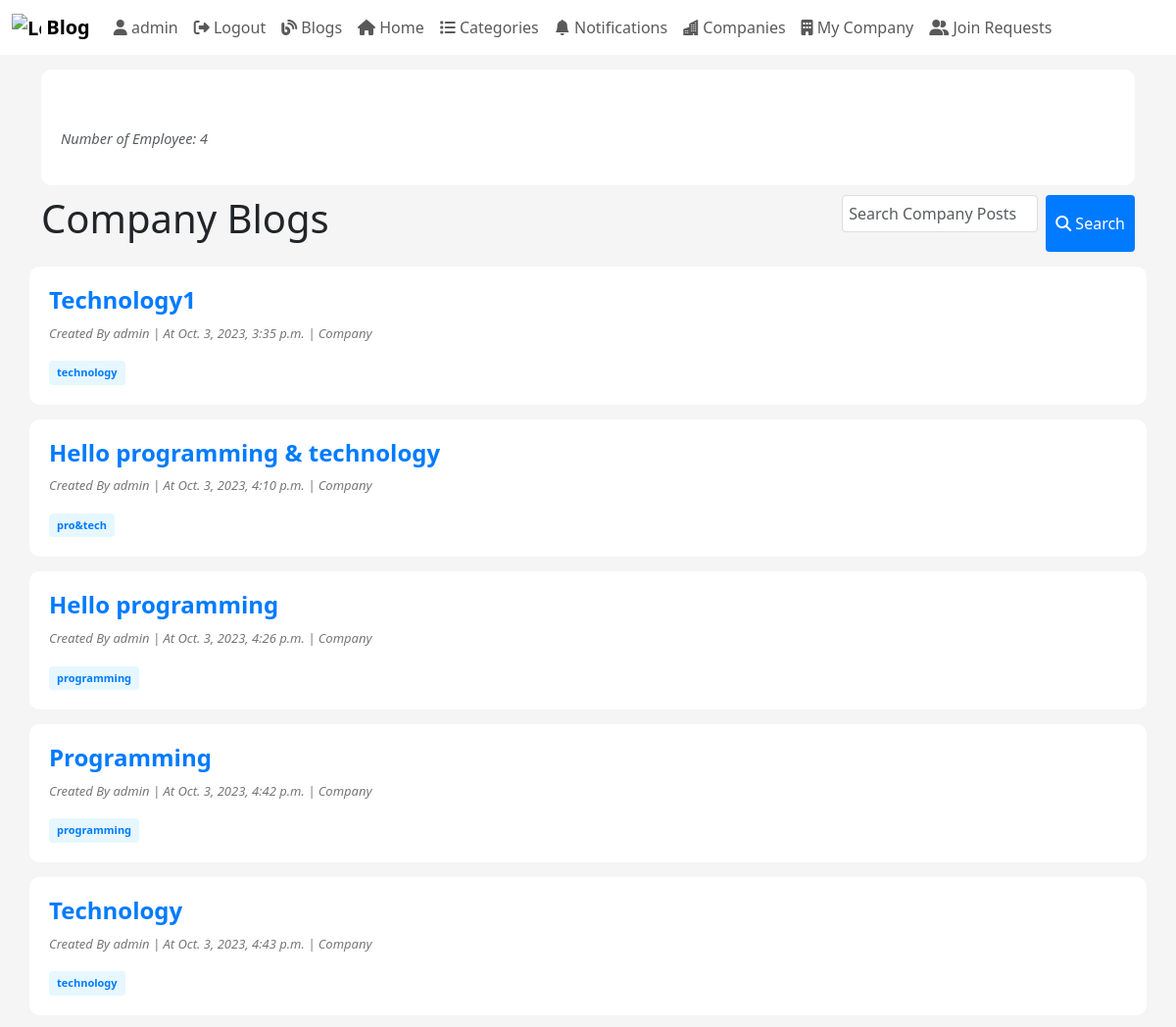
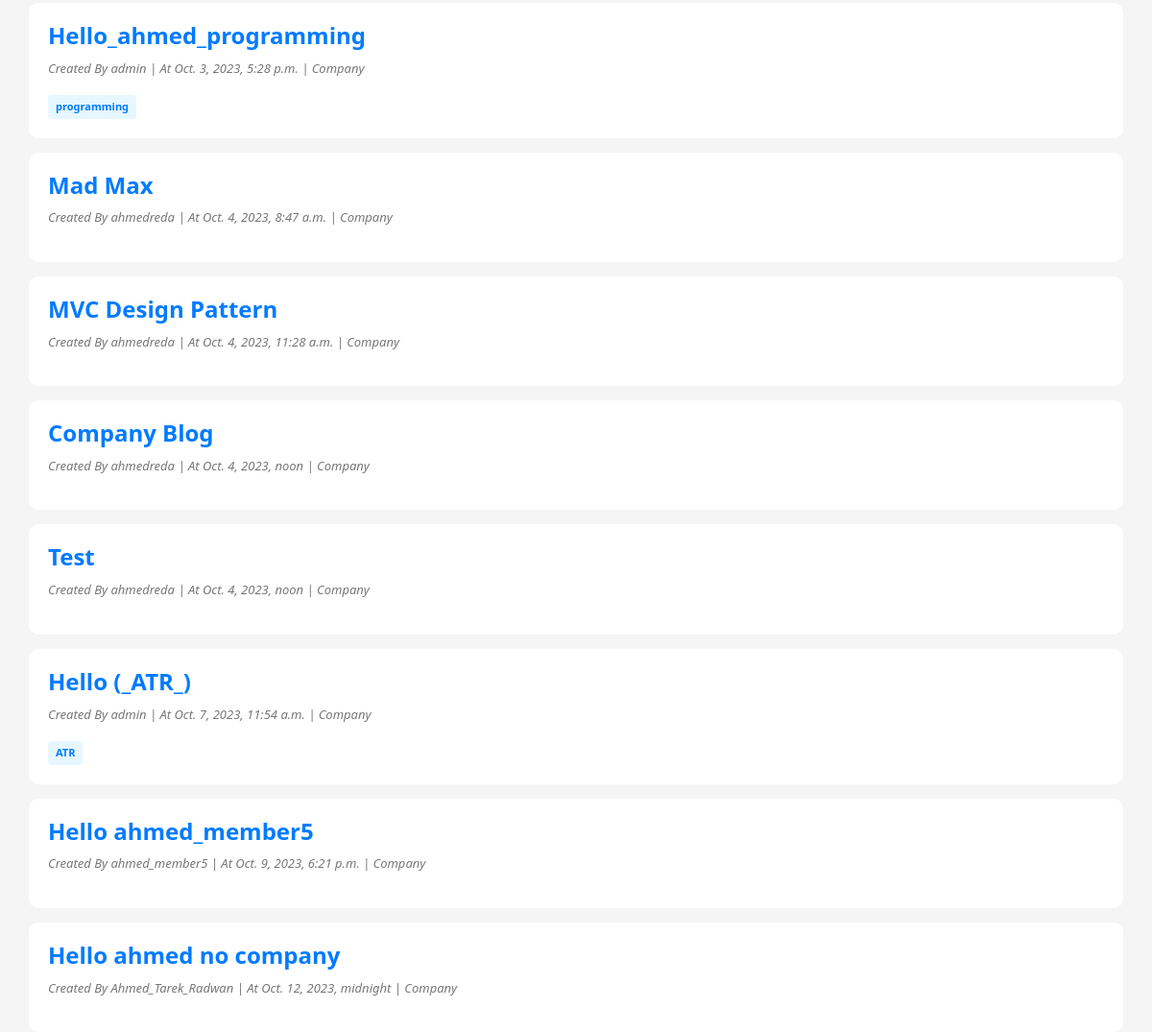
Page /blog/myCompany (signed in) on the earlier database version (2 pictures, top to bottom).
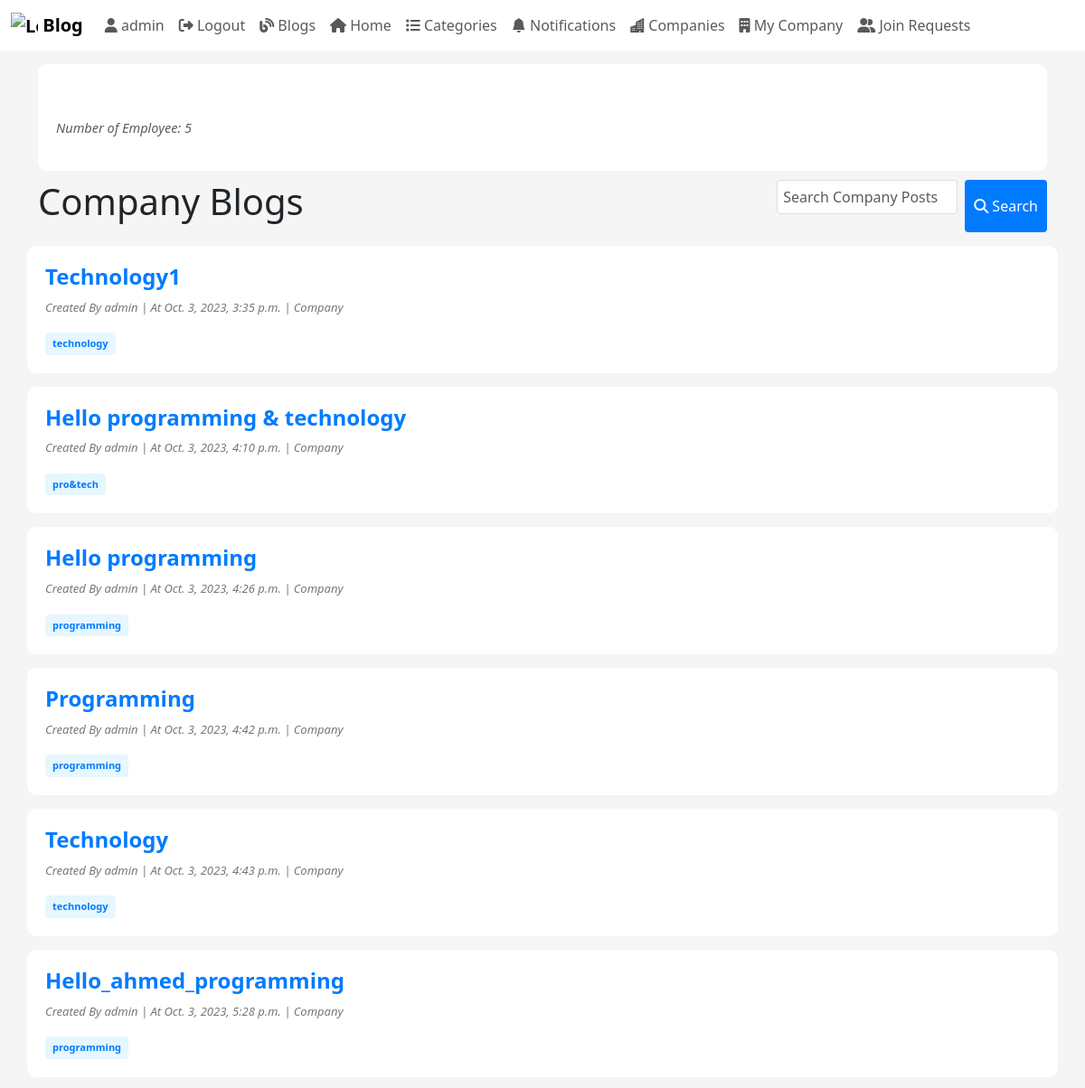
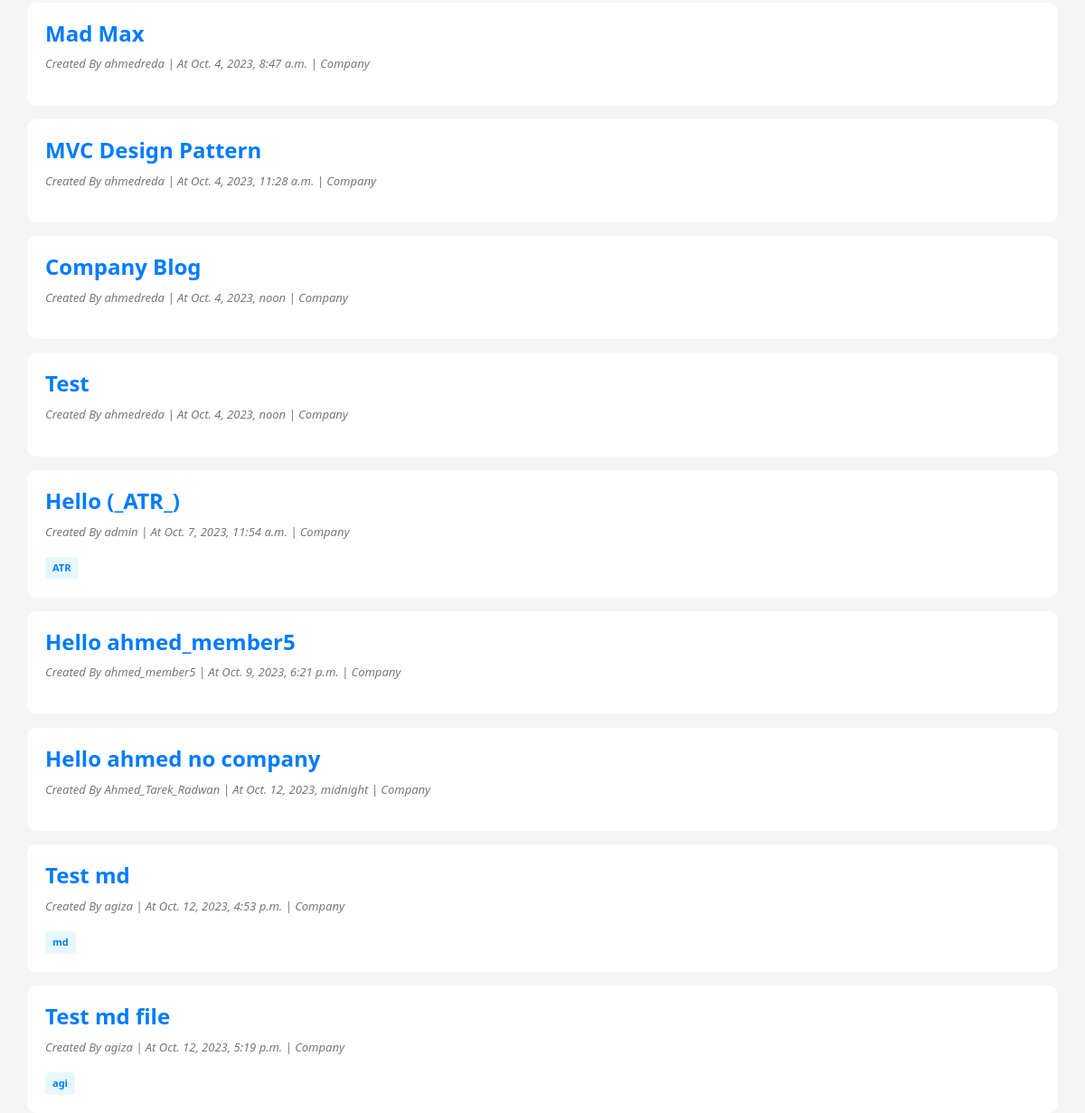
Same page on the later database version (2 pictures, top to bottom).
### myApp/models.py (models this page shows, shortened)
class Blog(models.Model):
  ID = models.BigAutoField(auto_created = True, primary_key=True, verbose_name="ID")
  title = models.CharField(max_length=200)
  content = models.TextField()
  author = models.ForeignKey(User, on_delete=models.CASCADE, blank=False)
  created_at = models.DateTimeField(auto_now_add=True, blank=True)
  updated_at = models.DateTimeField(auto_now=True)
  is_draft = models.BooleanField(default=True)
  publish_status = models.CharField(max_length=10, choices=[('draft', 'Draft'), ('published', 'Published')], default='draft')
  tags = models.ManyToManyField(Tag,related_name="tag_posts")
  categories = models.ManyToManyField(Category)
  company = models.ForeignKey(Company, on_delete=models.SET_NULL, blank=True, null=True)

class Tag(models.Model):
  category  = models.ManyToManyField(Category,related_name='tags')
  tag_name  = models.CharField(max_length=100)

### myApp/views.py (the view)
# urls.py: path("blog/myCompany", views.myCompany, name="myCompany"),
@user_passes_test(user_is_member, login_url='not_allowed')
def myCompany(request, company_id=None):
    if company_id:
        myCompany = Company.objects.get(ID=company_id)
    elif isEmployee(request.user):
        userProf = UserProfile.objects.get(user=request.user)
        myCompany = userProf.company
    else:
        return redirect("not_allowed")
    nEmployees = UserProfile.objects.filter(company=myCompany).count() - 1
    myCompanyBlogs = Blog.objects.filter(company=myCompany)
    query = request.GET.get('q')
    if query:
        myCompanyBlogs = myCompanyBlogs.filter(Q(title__icontains=query) | Q(content__icontains=query))
    context = {
        "myCompany": myCompany,
        "companyBlogs": myCompanyBlogs,
        "nEmployees": nEmployees,
        "query": query,
        "blog": None  # Add the 'blog' object to the context
    }
    return render(request, "blog/myCompany.html", context)

### myApp/templatetags/my_custom_tags.py (called while the page is built)
@register.filter(name='has_group')
def has_group(user, group_name):
    return user.groups.filter(name=group_name).exists()

### myApp/views.py (called while the page is built)
def user_is_member(user):
    return user.is_superuser or not user.groups.filter(name='Viewer').exists()

def isEmployee(user):
    return user.groups.filter(name='Employee').exists() or user.groups.filter(name='Manager').exists()

### myApp/templates/Blog/myCompany.html (shortened to what this page needs)
<!DOCTYPE html>
<html lang="en">
{% load static %} {% load crispy_forms_tags %}
{% load my_custom_tags %}
<head>
    <link href="{% static 'css/bootstrap.css' %}" rel="stylesheet">
    <link href="{% static 'css/home.css' %}" rel="stylesheet">
    <link href="{% static 'css/company.css' %}" rel="stylesheet">
</head>
<body>
    {% include "Blog/blogNavBar.html" %}
    <div class="container-md">
      <div class="cotainer-sm container">
        <div class="header-part">
        <p class="text-body-secondary fst-italic" style="font-size: 14.5px">Number of Employee: {{nEmployees}}</p>
      </div>
      </div>
      <div class="feed-search">
        <h1>Company Blogs</h1>
          <div>
              <form method="get" class="d-flex search-form" role="search">
                  <input class="form-control me-2" type="search" name="q" placeholder="Search Company Posts..." {% if query %}value="{{ query }}"{% endif %}>
                  <button class="btn btn-primary btn-custom" type="submit"><i class="fas fa-search"></i> Search</button>
              </form>
          </div>
      </div>
    </div>
      {% for blog in companyBlogs %}
      <div class="container-sm container">
          <h4><a href="{% url "blogPage" id=blog.ID %}">{{ blog.title|capfirst }}</a></h4>
          <div class="meta-info">
              <p class="meta-info">Created By {{ blog.author.username }} | At {{ blog.created_at }} | {{myCompany.name}} Company</p>
          </div>
          <div class="tags">
              {% if blog.tags.all %}
                {% for tag in blog.tags.all %}
                  <a href="{% url "tagposts" tag.pk %}" class="tag">{{ tag.tag_name }}</a>
                {% endfor %}
              {% endif %}
            </div>
      </div>
{% endfor %}
</body>
</html>

Differences in the rows shown:
added Blog: title "Test md", author.username "agiza", created_at "Oct. 12, 2023, 4:53 p.m."
added Tag: tag_name "md", shown under "Test md"
added Blog: title "Test md file", author.username "agiza", created_at "Oct. 12, 2023, 5:19 p.m."
added Tag: tag_name "agi", shown under "Test md file"
Other differences:
{{ nEmployees }}: "4" → "5"
